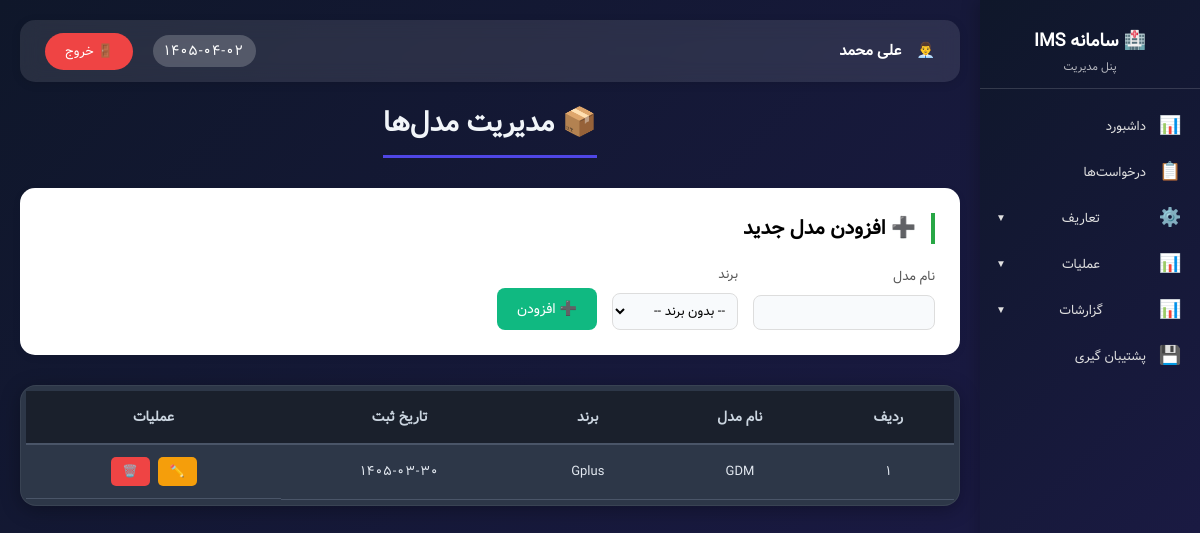
The page /admin_models.php (signed in) on the database its author committed.
### tables this page shows
CREATE TABLE `models` (
  `id` int NOT NULL AUTO_INCREMENT,
  `name` varchar(255) NOT NULL,
  `brand_id` int DEFAULT NULL,
  `created_at` date DEFAULT NULL,
  PRIMARY KEY (`id`),
  KEY `fk_models_brand` (`brand_id`)
);

CREATE TABLE `brands` (
  `id` int NOT NULL AUTO_INCREMENT,
  `name` varchar(100) NOT NULL,
  `created_at` varchar(50) DEFAULT NULL,
  PRIMARY KEY (`id`)
);

### assets/jdf.php (called while the page is built, shortened)
<?php
function gregorian_to_jalali($g_y, $g_m, $g_d)
{
    $g_days_in_month = array(31, 28, 31, 30, 31, 30, 31, 31, 30, 31, 30, 31);
    $j_days_in_month = array(31, 31, 31, 31, 31, 31, 30, 30, 30, 30, 30, 29);
    $gy = $g_y - 1600;
    $gm = $g_m - 1;
    $gd = $g_d - 1;
    $g_day_no = 365 * $gy + floor(($gy + 3) / 4) - floor(($gy + 99) / 100) + floor(($gy + 399) / 400);
    for ($i = 0; $i < $gm; ++$i)
        $g_day_no += $g_days_in_month[$i];
    $g_day_no += $gd;
    $j_day_no = $g_day_no - 79;
    $j_np = floor($j_day_no / 12053);
    $j_day_no %= 12053;
    $jy = 979 + 33 * $j_np + 4 * floor($j_day_no / 1461);
    $j_day_no %= 1461;
    if ($j_day_no >= 366) {
        $jy += floor(($j_day_no - 1) / 365);
        $j_day_no = ($j_day_no - 1) % 365;
    }
    for ($i = 0; $i < 11 && $j_day_no >= $j_days_in_month[$i]; ++$i)
        $j_day_no -= $j_days_in_month[$i];
    $jm = $i + 1;
    $jd = $j_day_no + 1;
    return array($jy, $jm, $jd);
}
function jdate($format, $timestamp = null)
{
    if ($timestamp === null) {
        $timestamp = time();
    }
    $gregorian_year = date("Y", $timestamp);
    $gregorian_month = date("m", $timestamp);
    $gregorian_day = date("d", $timestamp);
    list($jalali_year, $jalali_month, $jalali_day) = gregorian_to_jalali($gregorian_year, $gregorian_month, $gregorian_day);
    $output = '';
    $length = strlen($format);
    for ($i = 0; $i < $length; $i++) {
        $char = $format[$i];
        switch ($char) {
            case 'Y': $output .= $jalali_year; break;
            case 'm': $output .= sprintf("%02d", $jalali_month); break;
            case 'd': $output .= sprintf("%02d", $jalali_day); break;
            default: $output .= $char;
        }
    }
    return $output;
}
function now()
{
    return jdate('Y-m-d');
}
function fa_number($number) {
    $persian = ['۰', '۱', '۲', '۳', '۴', '۵', '۶', '۷', '۸', '۹'];
    $english = ['0', '1', '2', '3', '4', '5', '6', '7', '8', '9'];
    return str_replace($english, $persian, $number);
}
?>

### functions.php (called while the page is built, shortened)
<?php
function hasPermission($permission_key) {
    if (isset($_SESSION['user_id']) && $_SESSION['user_id'] == 1) {
        return true;
    }
    return true;
}
function canEditModels() { return hasPermission('models_edit'); }
function canDeleteModels() { return hasPermission('models_delete'); }
?>

### admin_models.php (the view, shortened to what this page needs)
<?php
require_once 'assets/jdf.php';
require_once 'functions.php';
$db = getDB();
$models = $db->query("
    SELECT m.*, b.name as brand_name
    FROM models m
    LEFT JOIN brands b ON m.brand_id = b.id
    ORDER BY b.name, m.name
")->fetchAll();
?>
<!DOCTYPE html>
<html lang="fa" dir="rtl">
<head>
    <link rel="stylesheet" href="styles/main.css">
    <link rel="stylesheet" href="styles/admin-models.css">
    <link rel="stylesheet" href="styles/sidebar.css">
</head>
<body>
<div class="admin-wrapper">
    <?php include 'sidebar.php'; ?>
    <div class="main-content">
        <div class="main-header">
            <div class="user-info">
                <span>👨‍💼</span>
                <span class="user-name"><?php echo htmlspecialchars($_SESSION['fullname']); ?></span>
            </div>
            <div>
                <span class="clock-display" id="liveClock"><?php echo fa_number(now()); ?></span>
                <a href="logout.php" class="logout-btn-sidebar">🚪 خروج</a>
            </div>
        </div>
        <div class="main-title">
            <h1>📦 مدیریت مدل‌ها</h1>
        </div>
        <?php if (canEditModels()): ?>
            <div class="add-card">
                <h2>➕ افزودن مدل جدید</h2>
                <form method="post" class="form-row">
                    <div class="form-group">
                        <label>نام مدل</label>
                        <input type="text" name="name" required>
                    </div>
                    <div class="form-group">
                        <label>برند</label>
                        <select name="brand_id">
                            <option value="">-- بدون برند --</option>
                        </select>
                    </div>
                    <div class="form-group">
                        <button type="submit" name="add_model" class="btn-add">➕ افزودن</button>
                    </div>
                </form>
            </div>
        <?php endif; ?>
        <div class="models-table data-table">
            <table>
                <thead>
                <tr>
                    <th>ردیف</th>
                    <th>نام مدل</th>
                    <th>برند</th>
                    <th>تاریخ ثبت</th>
                    <th>عملیات</th>
                </tr>
                </thead>
                <tbody>
                <?php if (empty($models)): ?>
                    <tr>
                        <td colspan="5" style="text-align: center; padding: 40px;">📦 هیچ مدلی ثبت نشده است</td>
                    </tr>
                <?php else: ?>
                    <?php $row_num = 1; foreach ($models as $model): ?>
                        <tr>
                            <td><?php echo fa_number($row_num); ?></td>
                            <td><?php echo htmlspecialchars($model['name']); ?></td>
                            <td><?php echo htmlspecialchars($model['brand_name'] ?? '-'); ?></td>
                            <td class="date"><?php echo fa_number(htmlspecialchars($model['created_at'])); ?></td>
                            <td class="action-buttons">
                                <?php if (canEditModels()): ?>
                                    <button class="edit-btn" onclick='openEditModal(<?php echo json_encode($model); ?>)'>✏️</button>
                                <?php endif; ?>
                                <?php if (canDeleteModels()): ?>
                                    <button class="delete-btn" onclick="confirmDelete(<?php echo $model['id']; ?>, '<?php echo htmlspecialchars($model['name']); ?>')">🗑️</button>
                                <?php endif; ?>
                            </td>
                        </tr>
                        <?php $row_num++; ?>
                    <?php endforeach; ?>
                <?php endif; ?>
                </tbody>
            </table>
        </div>
    </div>
</div>
</body>
</html>

### styles/main.css (style rules this page uses)
* { margin: 0; padding: 0; box-sizing: border-box; font-family: 'Vazir', Tahoma, sans-serif; }
body { background: linear-gradient(135deg, #0f172a 0%, #1e1b4b 100%); min-height: 100vh; margin: 0; padding: 20px; font-family: 'Vazir', 'Tahoma', 'Segoe UI', sans-serif; font-size: 15px; color: #e2e8f0; text-align: right; }
.btn-cancel,.btn-add, .edit-btn, .delete-btn, .password-btn, .status-btn, .status-btn-table, .delete-btn-table, .modal-save, .modal-cancel, .refresh-btn, .logout-btn, .logout-btn-sidebar, .btn-permissions { font-family: 'Vazir', 'Tahoma', sans-serif; font-weight: 500; transition: all 0.2s ease; cursor: pointer; border: none; border-radius: 8px; font-size: 13px; }
.btn-add, .modal-save { padding: 10px 20px ; font-size: 14px ; margin-top: 10px; }
.edit-btn, .delete-btn, .password-btn { padding: 5px 12px ; font-size: 12px ; }
.btn-add, .modal-save, .status-btn, .status-btn-table { background: #10b981 ; color: white ; }
.edit-btn { background: #f59e0b !important; color: #1a1a1a !important; }
.delete-btn, .delete-btn-table, .logout-btn, .logout-btn-sidebar { background: #ef4444 !important; color: white !important; text-decoration: none; }
input, select, textarea, .form-group input, .form-group select { font-family: 'Vazir', 'Tahoma', sans-serif; background: #f8fafc; border: 1px solid #cbd5e1; border-radius: 8px; font-size: 12px ; }
.main-title { text-align: center; margin-bottom: 30px; }
.main-title h1 { font-size: 28px; color: #f1f5f9; font-weight: bold; display: inline-block; padding-bottom: 10px; border-bottom: 3px solid #4f46e5; }
.add-card, .users-table, .departments-table, .products-table, .activities-table, .tickets-table, .form-box, .tickets-box { background: rgba(255, 255, 255, 0.95); backdrop-filter: blur(10px); border-radius: 16px; box-shadow: 0 4px 20px rgba(0,0,0,0.1); }
.add-card { padding: 25px; margin-bottom: 20px; background: white; border-radius: 15px; box-shadow: 0 2px 10px rgba(0,0,0,0.05); }
.form-row { display: flex; flex-direction: row; gap: 15px; align-items: flex-end; color: #555; }
.form-row label { display: block; margin-bottom: 8px; font-weight: 500; font-size: 13px; color: #555; }
.form-row input, .form-row select, .form-row textarea { width: 100%; border: 1px solid #ddd; border-radius: 8px; font-size: 13px; padding: 6px 8px; }
.form-group label { color: #555; }
.add-card h2 { font-size: 20px; margin-bottom: 20px; border-right: 4px solid #28a745; padding-right: 15px; color: black; }
.data-table { background: #2d3748; border-radius: 16px; overflow-x: auto; box-shadow: 0 4px 20px rgba(0,0,0,0.3); border: 1px solid rgba(255,255,255,0.06); padding: 5px; }
.data-table table { width: 100%; border-collapse:collapse; }
.data-table th { background: #1a202c; color: #cbd5e0; padding: 15px; text-align: center; font-weight: 600; font-size: 14px; border-bottom: 2px solid #4a5568; }
.data-table td { padding: 12px 15px; text-align: center; border-bottom: 1px solid #4a5568; font-size: 13px; vertical-align: middle; color: #e2e8f0; }
.date { direction: ltr !important; text-align: center !important; font-family: 'Vazir', 'Tahoma', sans-serif !important; letter-spacing: 1px !important; font-size: 13px !important; }
.main-header { background: rgba(255, 255, 255, 0.1); backdrop-filter: blur(10px); border-radius: 16px; padding: 15px 25px; margin-bottom: 20px; display: flex; justify-content: space-between; align-items: center; box-shadow: 0 2px 10px rgba(0,0,0,0.1); }
.user-info { display: flex; align-items: center; gap: 15px; color: white; }
.user-name { font-weight: bold; color: white; }
.logout-btn-sidebar { background: #ef4444; color: white; padding: 8px 20px; border-radius: 25px; text-decoration: none; font-size: 13px; transition: 0.3s; }
.clock-display { font-size: 13px; background: rgba(255,255,255,0.1); padding: 5px 12px; border-radius: 20px; font-family: 'Vazir', 'Tahoma', sans-serif; direction: ltr; color: white; }
.clock-display, #liveClock { font-family: 'Vazir', 'Tahoma', sans-serif; direction: ltr; font-size: 14px; letter-spacing: 1px; background: rgba(255,255,255,0.2); padding: 5px 12px; border-radius: 20px; display: inline-block; color: white; }
.clock-display { margin-left: 0; }
.logout-btn-sidebar { margin-right: 0; }

### rows shown on the page
models: row_num "۱", name "GDM", brand.name "Gplus", created_at "۱۴۰۵-۰۳-۳۰"

### other values the page prints
$_SESSION['fullname'] "علی محمد"
